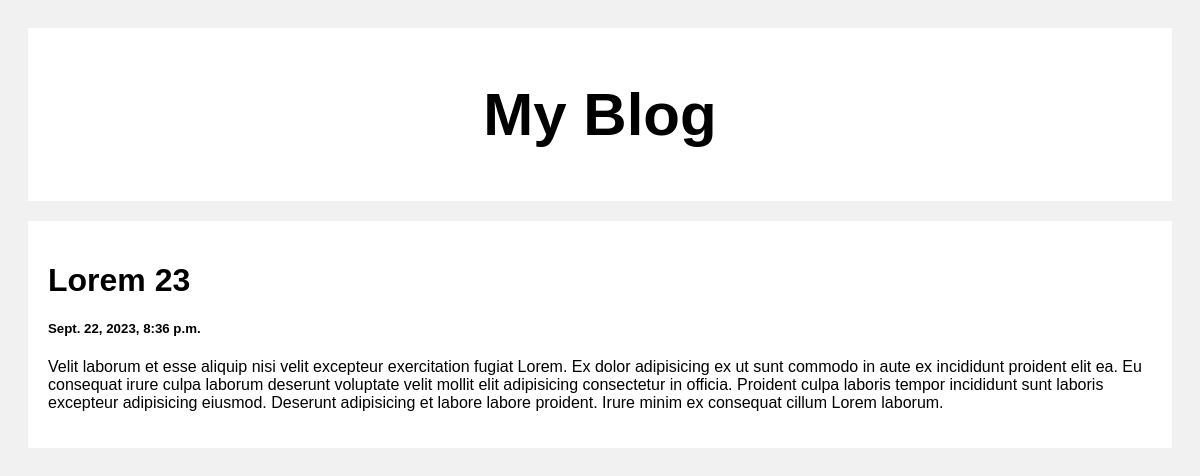
/post/1, run on the app's committed database.
### post/models.py (models this page shows)
class Post(models.Model):
    title = models.CharField(max_length=100)
    body = models.CharField(max_length=1000000)
    created_at = models.DateTimeField(default = datetime.now(), blank=True)

### post/views.py (the view)
# urls.py: path('', include('post.urls'))
def post(request, pk):
    posts = Post.objects.get(id = pk)
    return render(request, 'posts.html', {"posts" : posts})

### templates/posts.html (shortened to what this page needs)
{% load static %}
<!DOCTYPE html>
<html>
<head>
<link rel='stylesheet' href="{% static 'style.css' %}">
</head>
<body>
<div class="header">
  <h2>My Blog</h2>
</div>
<div class="row">
  <div class="leftcolumn">
    <div class="card">
        <h1>{{posts.title}}</h1>
        <h5>{{posts.created_at}}</h5>
        <p>{{posts.body}}</p>
    </div>
  </div>
</div>
</body>
</html>

### static/style.css (style rules this page uses)
* { box-sizing: border-box; }
body { font-family: Arial; padding: 20px; background: #f1f1f1; }
.header { padding: 2px; font-size: 40px; text-align: center; background: white; }
.leftcolumn { float: left; width: 100%; }
.card { background-color: white; padding: 20px; margin-top: 20px; }
.row:after { content: ""; display: table; clear: both; }

### data on the page
Post: title "Lorem 23", created_at "Sept. 22, 2023, 8:36 p.m.", body "Velit laborum et esse aliquip nisi velit excepteur exercitation fugiat Lorem. Ex dolor adipisicing ex ut sunt commodo in aute ex incididunt proident elit ea. Eu consequat irure culpa laborum deserunt voluptate velit mollit elit adipisicing consectetur in officia. Proident culpa laboris tempor incididunt sunt laboris excepteur adipisicing eiusmod. Deserunt adipisicing et labore labore proident. Irure minim ex consequat cillum Lorem laborum."
